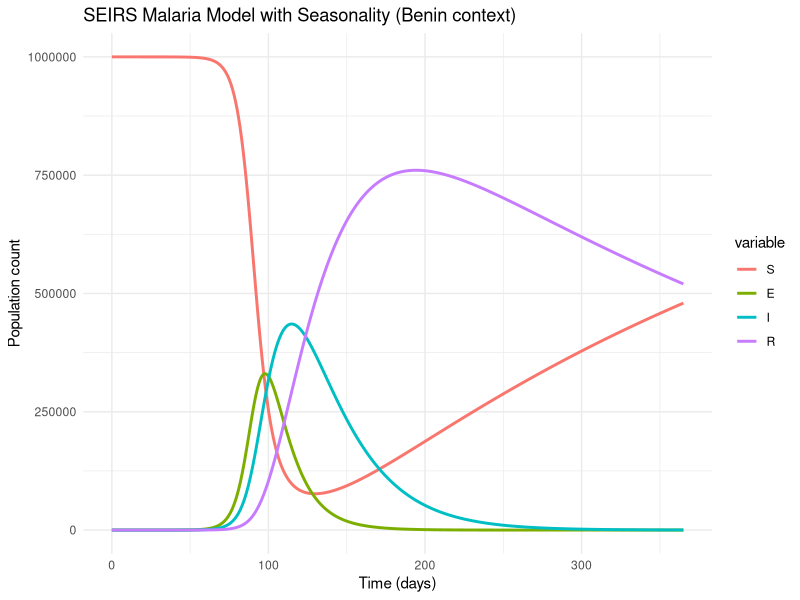

R code for this plot:
## ---- chunk 1

# Load necessary packages
library(deSolve)
library(tidyverse)
library(reshape2)

# Define the SEIRS model with seasonality
SEIRS_model <- function(t, state, parameters) {
  with(as.list(c(state, parameters)), {
    
    P <- S + E + I + R
    beta_t <- beta * (1 + A * sin(2 * pi * t / T))
    lam <- beta_t * E / P
    
    dS <- -lam * S + mu * R                          
    dE <- lam * S - alpha * E
    dI <- alpha * E - epsilon * I
    dR <- epsilon * I - mu * R
    
    list(c(dS, dE, dI, dR))
  })
}

# Initial population and states
initP <- 1000000 
initE <- 1 
initI <- 0 
initR <- 0 
initS <- initP - initE - initI - initR
istate <- c(S = initS, E = initE, I = initI, R = initR)

# Parameters based on Benin context
parameters <- c(
  mu = 1/365,           # loss of immunity ~ 1 year
  beta = 0.16,          # transmission coefficient for R0 ~ 5
  A = 0.7,              # seasonal amplitude
  alpha = 1/12,         # incubation ~12 days
  T = 365,              # seasonal cycle (1 year)
  epsilon = 1/30        # infectious period ~30 days
)

# Time vector
t <- seq(0, 365, by = 1)

# Solve the ODEs
out <- ode(y = istate, times = t, func = SEIRS_model, parms = parameters)
out_df <- as.data.frame(out)

# Melt the dataframe and plot
out_long <- melt(out_df, id.vars = "time")

ggplot(out_long, aes(x = time, y = value, color = variable)) +
  geom_line(size = 1) +
  labs(title = "SEIRS Malaria Model with Seasonality (Benin context)",
       y = "Population count",
       x = "Time (days)") +
  theme_minimal()
